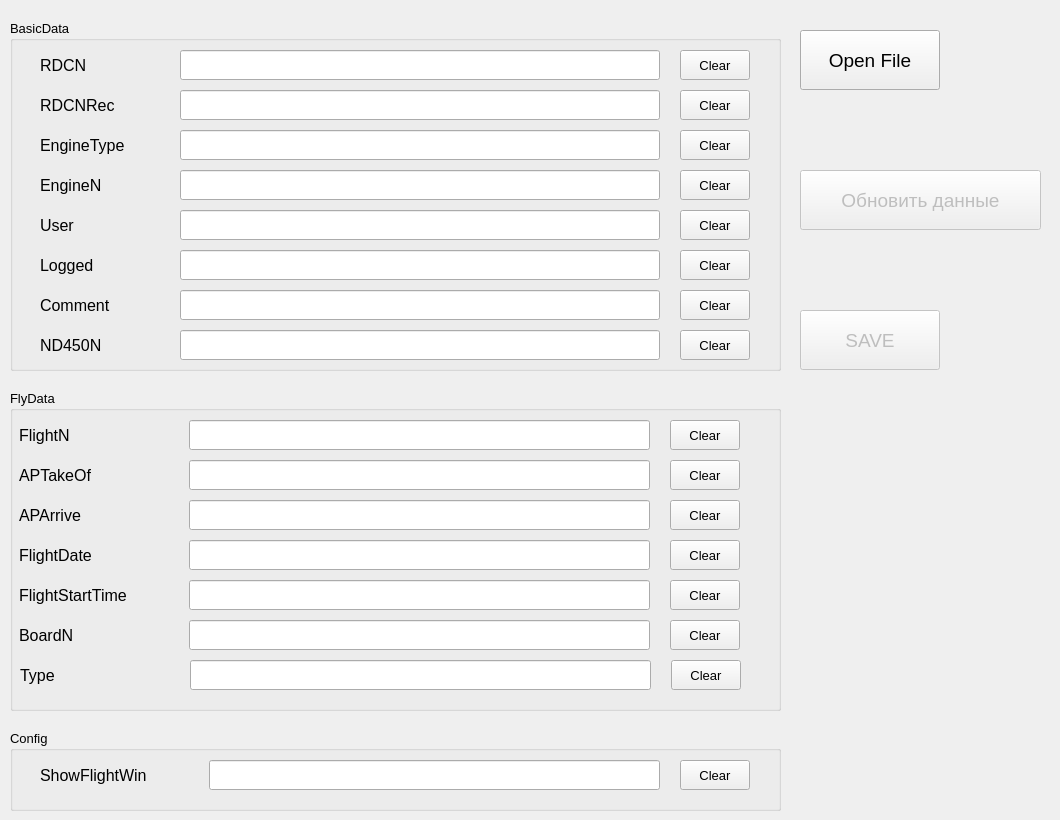
<?xml version="1.0" encoding="UTF-8"?>
<ui version="4.0">
 <class>MainWindow</class>
 <widget class="QMainWindow" name="MainWindow">
  <property name="enabled">
   <bool>true</bool>
  </property>
  <property name="geometry">
   <rect>
    <x>0</x>
    <y>0</y>
    <width>1060</width>
    <height>820</height>
   </rect>
  </property>
  <property name="minimumSize">
   <size>
    <width>1060</width>
    <height>820</height>
   </size>
  </property>
  <property name="maximumSize">
   <size>
    <width>1060</width>
    <height>820</height>
   </size>
  </property>
  <property name="windowTitle">
   <string>RDC450_parser</string>
  </property>
  <widget class="QWidget" name="centralWidget">
   <widget class="QGroupBox" name="BasicData">
    <property name="geometry">
     <rect>
      <x>10</x>
      <y>20</y>
      <width>771</width>
      <height>351</height>
     </rect>
    </property>
    <property name="font">
     <font>
      <pointsize>10</pointsize>
     </font>
    </property>
    <property name="title">
     <string>BasicData</string>
    </property>
    <widget class="QLabel" name="RDCN_label">
     <property name="geometry">
      <rect>
       <x>30</x>
       <y>30</y>
       <width>130</width>
       <height>30</height>
      </rect>
     </property>
     <property name="font">
      <font>
       <pointsize>12</pointsize>
      </font>
     </property>
     <property name="text">
      <string>RDCN</string>
     </property>
    </widget>
    <widget class="QPushButton" name="RDCN_clear_Button">
     <property name="geometry">
      <rect>
       <x>670</x>
       <y>30</y>
       <width>70</width>
       <height>30</height>
      </rect>
     </property>
     <property name="text">
      <string>Clear</string>
     </property>
    </widget>
    <widget class="QLabel" name="RDCNRec_label">
     <property name="geometry">
      <rect>
       <x>30</x>
       <y>70</y>
       <width>130</width>
       <height>30</height>
      </rect>
     </property>
     <property name="font">
      <font>
       <pointsize>12</pointsize>
      </font>
     </property>
     <property name="text">
      <string>RDCNRec</string>
     </property>
    </widget>
    <widget class="QPushButton" name="RDCNRec_clear_Button">
     <property name="geometry">
      <rect>
       <x>670</x>
       <y>70</y>
       <width>70</width>
       <height>30</height>
      </rect>
     </property>
     <property name="text">
      <string>Clear</string>
     </property>
    </widget>
    <widget class="QLineEdit" name="RDCNRec_Edit">
     <property name="geometry">
      <rect>
       <x>170</x>
       <y>70</y>
       <width>480</width>
       <height>30</height>
      </rect>
     </property>
     <property name="font">
      <font>
       <pointsize>12</pointsize>
       <weight>50</weight>
       <bold>false</bold>
      </font>
     </property>
     <property name="text">
      <string/>
     </property>
    </widget>
    <widget class="QLabel" name="EngineType_label">
     <property name="geometry">
      <rect>
       <x>30</x>
       <y>110</y>
       <width>130</width>
       <height>30</height>
      </rect>
     </property>
     <property name="font">
      <font>
       <pointsize>12</pointsize>
      </font>
     </property>
     <property name="text">
      <string>EngineType</string>
     </property>
    </widget>
    <widget class="QPushButton" name="EngineType_clear_Button">
     <property name="geometry">
      <rect>
       <x>670</x>
       <y>110</y>
       <width>70</width>
       <height>30</height>
      </rect>
     </property>
     <property name="text">
      <string>Clear</string>
     </property>
    </widget>
    <widget class="QLineEdit" name="EngineType_Edit">
     <property name="geometry">
      <rect>
       <x>170</x>
       <y>110</y>
       <width>480</width>
       <height>30</height>
      </rect>
     </property>
     <property name="font">
      <font>
       <pointsize>12</pointsize>
       <weight>50</weight>
       <bold>false</bold>
      </font>
     </property>
     <property name="text">
      <string/>
     </property>
    </widget>
    <widget class="QLabel" name="EngineN_label">
     <property name="geometry">
      <rect>
       <x>30</x>
       <y>150</y>
       <width>130</width>
       <height>30</height>
      </rect>
     </property>
     <property name="font">
      <font>
       <pointsize>12</pointsize>
      </font>
     </property>
     <property name="text">
      <string>EngineN</string>
     </property>
    </widget>
    <widget class="QPushButton" name="EngineN_clear_Button">
     <property name="geometry">
      <rect>
       <x>670</x>
       <y>150</y>
       <width>70</width>
       <height>30</height>
      </rect>
     </property>
     <property name="text">
      <string>Clear</string>
     </property>
    </widget>
    <widget class="QLineEdit" name="EngineN_Edit">
     <property name="geometry">
      <rect>
       <x>170</x>
       <y>150</y>
       <width>480</width>
       <height>30</height>
      </rect>
     </property>
     <property name="font">
      <font>
       <pointsize>12</pointsize>
       <weight>50</weight>
       <bold>false</bold>
      </font>
     </property>
     <property name="text">
      <string/>
     </property>
    </widget>
    <widget class="QLabel" name="User_label">
     <property name="geometry">
      <rect>
       <x>30</x>
       <y>190</y>
       <width>130</width>
       <height>30</height>
      </rect>
     </property>
     <property name="font">
      <font>
       <pointsize>12</pointsize>
      </font>
     </property>
     <property name="text">
      <string>User</string>
     </property>
    </widget>
    <widget class="QPushButton" name="User_clear_Button">
     <property name="geometry">
      <rect>
       <x>670</x>
       <y>190</y>
       <width>70</width>
       <height>30</height>
      </rect>
     </property>
     <property name="text">
      <string>Clear</string>
     </property>
    </widget>
    <widget class="QLineEdit" name="User_Edit">
     <property name="geometry">
      <rect>
       <x>170</x>
       <y>190</y>
       <width>480</width>
       <height>30</height>
      </rect>
     </property>
     <property name="font">
      <font>
       <pointsize>12</pointsize>
       <weight>50</weight>
       <bold>false</bold>
      </font>
     </property>
     <property name="text">
      <string/>
     </property>
    </widget>
    <widget class="QLabel" name="Logged_label">
     <property name="geometry">
      <rect>
       <x>30</x>
       <y>230</y>
       <width>130</width>
       <height>30</height>
      </rect>
     </property>
     <property name="font">
      <font>
       <pointsize>12</pointsize>
      </font>
     </property>
     <property name="text">
      <string>Logged</string>
     </property>
    </widget>
    <widget class="QPushButton" name="Logged_clear_Button">
     <property name="geometry">
      <rect>
       <x>670</x>
       <y>230</y>
       <width>70</width>
       <height>30</height>
      </rect>
     </property>
     <property name="text">
      <string>Clear</string>
     </property>
    </widget>
    <widget class="QLineEdit" name="Logged_Edit">
     <property name="geometry">
      <rect>
       <x>170</x>
       <y>230</y>
       <width>480</width>
       <height>30</height>
      </rect>
     </property>
     <property name="font">
      <font>
       <pointsize>12</pointsize>
       <weight>50</weight>
       <bold>false</bold>
      </font>
     </property>
     <property name="text">
      <string/>
     </property>
    </widget>
    <widget class="QLabel" name="Comment_label">
     <property name="geometry">
      <rect>
       <x>30</x>
       <y>270</y>
       <width>130</width>
       <height>30</height>
      </rect>
     </property>
     <property name="font">
      <font>
       <pointsize>12</pointsize>
      </font>
     </property>
     <property name="text">
      <string>Comment</string>
     </property>
    </widget>
    <widget class="QPushButton" name="Comment_clear_Button">
     <property name="geometry">
      <rect>
       <x>670</x>
       <y>270</y>
       <width>70</width>
       <height>30</height>
      </rect>
     </property>
     <property name="text">
      <string>Clear</string>
     </property>
    </widget>
    <widget class="QLineEdit" name="Comment_Edit">
     <property name="geometry">
      <rect>
       <x>170</x>
       <y>270</y>
       <width>480</width>
       <height>30</height>
      </rect>
     </property>
     <property name="font">
      <font>
       <pointsize>12</pointsize>
       <weight>50</weight>
       <bold>false</bold>
      </font>
     </property>
     <property name="text">
      <string/>
     </property>
    </widget>
    <widget class="QLabel" name="ND450N_label">
     <property name="geometry">
      <rect>
       <x>30</x>
       <y>310</y>
       <width>130</width>
       <height>30</height>
      </rect>
     </property>
     <property name="font">
      <font>
       <pointsize>12</pointsize>
      </font>
     </property>
     <property name="text">
      <string>ND450N</string>
     </property>
    </widget>
    <widget class="QPushButton" name="ND450N_clear_Butto">
     <property name="geometry">
      <rect>
       <x>670</x>
       <y>310</y>
       <width>70</width>
       <height>30</height>
      </rect>
     </property>
     <property name="text">
      <string>Clear</string>
     </property>
    </widget>
    <widget class="QLineEdit" name="ND450N_Edit">
     <property name="geometry">
      <rect>
       <x>170</x>
       <y>310</y>
       <width>480</width>
       <height>30</height>
      </rect>
     </property>
     <property name="font">
      <font>
       <pointsize>12</pointsize>
       <weight>50</weight>
       <bold>false</bold>
      </font>
     </property>
     <property name="text">
      <string/>
     </property>
    </widget>
    <widget class="QLineEdit" name="RDCN_Edit">
     <property name="geometry">
      <rect>
       <x>170</x>
       <y>30</y>
       <width>480</width>
       <height>30</height>
      </rect>
     </property>
     <property name="font">
      <font>
       <pointsize>12</pointsize>
       <weight>50</weight>
       <bold>false</bold>
      </font>
     </property>
     <property name="text">
      <string/>
     </property>
    </widget>
   </widget>
   <widget class="QGroupBox" name="FlyData">
    <property name="geometry">
     <rect>
      <x>10</x>
      <y>390</y>
      <width>771</width>
      <height>321</height>
     </rect>
    </property>
    <property name="font">
     <font>
      <pointsize>10</pointsize>
     </font>
    </property>
    <property name="title">
     <string>FlyData</string>
    </property>
    <widget class="QLineEdit" name="FlightN_Edit">
     <property name="geometry">
      <rect>
       <x>179</x>
       <y>30</y>
       <width>461</width>
       <height>30</height>
      </rect>
     </property>
     <property name="font">
      <font>
       <pointsize>12</pointsize>
       <weight>50</weight>
       <bold>false</bold>
      </font>
     </property>
     <property name="text">
      <string/>
     </property>
    </widget>
    <widget class="QPushButton" name="FlightN_clear_Button">
     <property name="geometry">
      <rect>
       <x>660</x>
       <y>30</y>
       <width>70</width>
       <height>30</height>
      </rect>
     </property>
     <property name="text">
      <string>Clear</string>
     </property>
    </widget>
    <widget class="QLabel" name="FlightN_label">
     <property name="geometry">
      <rect>
       <x>9</x>
       <y>30</y>
       <width>170</width>
       <height>30</height>
      </rect>
     </property>
     <property name="font">
      <font>
       <pointsize>12</pointsize>
      </font>
     </property>
     <property name="text">
      <string>FlightN</string>
     </property>
    </widget>
    <widget class="QLineEdit" name="APTakeOf_Edit">
     <property name="geometry">
      <rect>
       <x>179</x>
       <y>70</y>
       <width>461</width>
       <height>30</height>
      </rect>
     </property>
     <property name="font">
      <font>
       <pointsize>12</pointsize>
       <weight>50</weight>
       <bold>false</bold>
      </font>
     </property>
     <property name="text">
      <string/>
     </property>
    </widget>
    <widget class="QLabel" name="APTakeOf_label">
     <property name="geometry">
      <rect>
       <x>9</x>
       <y>70</y>
       <width>170</width>
       <height>30</height>
      </rect>
     </property>
     <property name="font">
      <font>
       <pointsize>12</pointsize>
      </font>
     </property>
     <property name="text">
      <string>APTakeOf</string>
     </property>
    </widget>
    <widget class="QPushButton" name="APTakeOf_clear_Button">
     <property name="geometry">
      <rect>
       <x>660</x>
       <y>70</y>
       <width>70</width>
       <height>30</height>
      </rect>
     </property>
     <property name="text">
      <string>Clear</string>
     </property>
    </widget>
    <widget class="QLineEdit" name="APArrive_Edit">
     <property name="geometry">
      <rect>
       <x>179</x>
       <y>110</y>
       <width>461</width>
       <height>30</height>
      </rect>
     </property>
     <property name="font">
      <font>
       <pointsize>12</pointsize>
       <weight>50</weight>
       <bold>false</bold>
      </font>
     </property>
     <property name="text">
      <string/>
     </property>
    </widget>
    <widget class="QLabel" name="APArrive_label">
     <property name="geometry">
      <rect>
       <x>9</x>
       <y>110</y>
       <width>170</width>
       <height>30</height>
      </rect>
     </property>
     <property name="font">
      <font>
       <pointsize>12</pointsize>
      </font>
     </property>
     <property name="text">
      <string>APArrive</string>
     </property>
    </widget>
    <widget class="QPushButton" name="APArrive_clear_Button">
     <property name="geometry">
      <rect>
       <x>660</x>
       <y>110</y>
       <width>70</width>
       <height>30</height>
      </rect>
     </property>
     <property name="text">
      <string>Clear</string>
     </property>
    </widget>
    <widget class="QLabel" name="FlightStartTime_label">
     <property name="geometry">
      <rect>
       <x>9</x>
       <y>190</y>
       <width>170</width>
       <height>30</height>
      </rect>
     </property>
     <property name="font">
      <font>
       <pointsize>12</pointsize>
      </font>
     </property>
     <property name="text">
      <string>FlightStartTime</string>
     </property>
    </widget>
    <widget class="QLineEdit" name="FlightDate_Edit">
     <property name="geometry">
      <rect>
       <x>179</x>
       <y>150</y>
       <width>461</width>
       <height>30</height>
      </rect>
     </property>
     <property name="font">
      <font>
       <pointsize>12</pointsize>
       <weight>50</weight>
       <bold>false</bold>
      </font>
     </property>
     <property name="text">
      <string/>
     </property>
    </widget>
    <widget class="QPushButton" name="BoardN_clear_Button">
     <property name="geometry">
      <rect>
       <x>660</x>
       <y>230</y>
       <width>70</width>
       <height>30</height>
      </rect>
     </property>
     <property name="text">
      <string>Clear</string>
     </property>
    </widget>
    <widget class="QLineEdit" name="FlightStartTime_Edit">
     <property name="geometry">
      <rect>
       <x>179</x>
       <y>190</y>
       <width>461</width>
       <height>30</height>
      </rect>
     </property>
     <property name="font">
      <font>
       <pointsize>12</pointsize>
       <weight>50</weight>
       <bold>false</bold>
      </font>
     </property>
     <property name="text">
      <string/>
     </property>
    </widget>
    <widget class="QLineEdit" name="BoardN_Edit">
     <property name="geometry">
      <rect>
       <x>179</x>
       <y>230</y>
       <width>461</width>
       <height>30</height>
      </rect>
     </property>
     <property name="font">
      <font>
       <pointsize>12</pointsize>
       <weight>50</weight>
       <bold>false</bold>
      </font>
     </property>
     <property name="text">
      <string/>
     </property>
    </widget>
    <widget class="QLabel" name="FlightDate_label">
     <property name="geometry">
      <rect>
       <x>9</x>
       <y>150</y>
       <width>170</width>
       <height>30</height>
      </rect>
     </property>
     <property name="font">
      <font>
       <pointsize>12</pointsize>
      </font>
     </property>
     <property name="text">
      <string>FlightDate</string>
     </property>
    </widget>
    <widget class="QPushButton" name="FlightStartTime_clear_Button">
     <property name="geometry">
      <rect>
       <x>660</x>
       <y>190</y>
       <width>70</width>
       <height>30</height>
      </rect>
     </property>
     <property name="text">
      <string>Clear</string>
     </property>
    </widget>
    <widget class="QLabel" name="BoardN_label">
     <property name="geometry">
      <rect>
       <x>9</x>
       <y>230</y>
       <width>170</width>
       <height>30</height>
      </rect>
     </property>
     <property name="font">
      <font>
       <pointsize>12</pointsize>
      </font>
     </property>
     <property name="text">
      <string>BoardN</string>
     </property>
    </widget>
    <widget class="QPushButton" name="FlightDate_clear_Button">
     <property name="geometry">
      <rect>
       <x>660</x>
       <y>150</y>
       <width>70</width>
       <height>30</height>
      </rect>
     </property>
     <property name="text">
      <string>Clear</string>
     </property>
    </widget>
    <widget class="QLabel" name="Type_label">
     <property name="geometry">
      <rect>
       <x>10</x>
       <y>270</y>
       <width>170</width>
       <height>30</height>
      </rect>
     </property>
     <property name="font">
      <font>
       <pointsize>12</pointsize>
      </font>
     </property>
     <property name="text">
      <string>Type</string>
     </property>
    </widget>
    <widget class="QPushButton" name="Type_clear_Button">
     <property name="geometry">
      <rect>
       <x>661</x>
       <y>270</y>
       <width>70</width>
       <height>30</height>
      </rect>
     </property>
     <property name="text">
      <string>Clear</string>
     </property>
    </widget>
    <widget class="QLineEdit" name="Type_Edit">
     <property name="geometry">
      <rect>
       <x>180</x>
       <y>270</y>
       <width>461</width>
       <height>30</height>
      </rect>
     </property>
     <property name="font">
      <font>
       <pointsize>12</pointsize>
       <weight>50</weight>
       <bold>false</bold>
      </font>
     </property>
     <property name="text">
      <string/>
     </property>
    </widget>
   </widget>
   <widget class="QGroupBox" name="Config">
    <property name="geometry">
     <rect>
      <x>10</x>
      <y>730</y>
      <width>771</width>
      <height>81</height>
     </rect>
    </property>
    <property name="font">
     <font>
      <pointsize>10</pointsize>
     </font>
    </property>
    <property name="title">
     <string>Config</string>
    </property>
    <widget class="QPushButton" name="ShowFlightWin_clear_Button">
     <property name="geometry">
      <rect>
       <x>670</x>
       <y>30</y>
       <width>70</width>
       <height>30</height>
      </rect>
     </property>
     <property name="text">
      <string>Clear</string>
     </property>
    </widget>
    <widget class="QLabel" name="ShowFlightWin_label">
     <property name="geometry">
      <rect>
       <x>30</x>
       <y>30</y>
       <width>160</width>
       <height>30</height>
      </rect>
     </property>
     <property name="font">
      <font>
       <pointsize>12</pointsize>
      </font>
     </property>
     <property name="text">
      <string>ShowFlightWin</string>
     </property>
    </widget>
    <widget class="QLineEdit" name="ShowFlightWin_Edit">
     <property name="geometry">
      <rect>
       <x>199</x>
       <y>30</y>
       <width>451</width>
       <height>30</height>
      </rect>
     </property>
     <property name="font">
      <font>
       <pointsize>12</pointsize>
       <weight>50</weight>
       <bold>false</bold>
      </font>
     </property>
     <property name="text">
      <string/>
     </property>
    </widget>
   </widget>
   <widget class="QPushButton" name="Save_Button">
    <property name="enabled">
     <bool>false</bool>
    </property>
    <property name="geometry">
     <rect>
      <x>800</x>
      <y>310</y>
      <width>140</width>
      <height>60</height>
     </rect>
    </property>
    <property name="font">
     <font>
      <pointsize>14</pointsize>
     </font>
    </property>
    <property name="acceptDrops">
     <bool>false</bool>
    </property>
    <property name="autoFillBackground">
     <bool>false</bool>
    </property>
    <property name="text">
     <string>SAVE</string>
    </property>
    <property name="autoDefault">
     <bool>false</bool>
    </property>
    <property name="default">
     <bool>false</bool>
    </property>
    <property name="flat">
     <bool>false</bool>
    </property>
   </widget>
   <widget class="QPushButton" name="OpenFile_Button">
    <property name="geometry">
     <rect>
      <x>800</x>
      <y>30</y>
      <width>140</width>
      <height>60</height>
     </rect>
    </property>
    <property name="font">
     <font>
      <pointsize>14</pointsize>
     </font>
    </property>
    <property name="text">
     <string>Open File</string>
    </property>
   </widget>
   <widget class="QPushButton" name="UpdateData_Button">
    <property name="enabled">
     <bool>false</bool>
    </property>
    <property name="geometry">
     <rect>
      <x>800</x>
      <y>170</y>
      <width>241</width>
      <height>60</height>
     </rect>
    </property>
    <property name="font">
     <font>
      <pointsize>14</pointsize>
     </font>
    </property>
    <property name="text">
     <string>Обновить данные</string>
    </property>
   </widget>
  </widget>
 </widget>
 <layoutdefault spacing="6" margin="11"/>
 <resources/>
 <connections>
  <connection>
   <sender>ND450N_clear_Butto</sender>
   <signal>clicked()</signal>
   <receiver>ND450N_Edit</receiver>
   <slot>clear()</slot>
   <hints>
    <hint type="sourcelabel">
     <x>689</x>
     <y>387</y>
    </hint>
    <hint type="destinationlabel">
     <x>617</x>
     <y>385</y>
    </hint>
   </hints>
  </connection>
  <connection>
   <sender>Comment_clear_Button</sender>
   <signal>clicked()</signal>
   <receiver>Comment_Edit</receiver>
   <slot>clear()</slot>
   <hints>
    <hint type="sourcelabel">
     <x>695</x>
     <y>342</y>
    </hint>
    <hint type="destinationlabel">
     <x>569</x>
     <y>345</y>
    </hint>
   </hints>
  </connection>
  <connection>
   <sender>Logged_clear_Button</sender>
   <signal>clicked()</signal>
   <receiver>Logged_Edit</receiver>
   <slot>clear()</slot>
   <hints>
    <hint type="sourcelabel">
     <x>704</x>
     <y>301</y>
    </hint>
    <hint type="destinationlabel">
     <x>630</x>
     <y>305</y>
    </hint>
   </hints>
  </connection>
  <connection>
   <sender>User_clear_Button</sender>
   <signal>clicked()</signal>
   <receiver>User_Edit</receiver>
   <slot>clear()</slot>
   <hints>
    <hint type="sourcelabel">
     <x>719</x>
     <y>261</y>
    </hint>
    <hint type="destinationlabel">
     <x>557</x>
     <y>265</y>
    </hint>
   </hints>
  </connection>
  <connection>
   <sender>EngineN_clear_Button</sender>
   <signal>clicked()</signal>
   <receiver>EngineN_Edit</receiver>
   <slot>clear()</slot>
   <hints>
    <hint type="sourcelabel">
     <x>706</x>
     <y>223</y>
    </hint>
    <hint type="destinationlabel">
     <x>605</x>
     <y>224</y>
    </hint>
   </hints>
  </connection>
  <connection>
   <sender>RDCNRec_clear_Button</sender>
   <signal>clicked()</signal>
   <receiver>RDCNRec_Edit</receiver>
   <slot>clear()</slot>
   <hints>
    <hint type="sourcelabel">
     <x>703</x>
     <y>142</y>
    </hint>
    <hint type="destinationlabel">
     <x>544</x>
     <y>145</y>
    </hint>
   </hints>
  </connection>
  <connection>
   <sender>RDCN_clear_Button</sender>
   <signal>clicked()</signal>
   <receiver>RDCN_Edit</receiver>
   <slot>clear()</slot>
   <hints>
    <hint type="sourcelabel">
     <x>704</x>
     <y>106</y>
    </hint>
    <hint type="destinationlabel">
     <x>564</x>
     <y>105</y>
    </hint>
   </hints>
  </connection>
  <connection>
   <sender>Type_clear_Button</sender>
   <signal>clicked()</signal>
   <receiver>Type_Edit</receiver>
   <slot>clear()</slot>
   <hints>
    <hint type="sourcelabel">
     <x>695</x>
     <y>712</y>
    </hint>
    <hint type="destinationlabel">
     <x>553</x>
     <y>714</y>
    </hint>
   </hints>
  </connection>
  <connection>
   <sender>BoardN_clear_Button</sender>
   <signal>clicked()</signal>
   <receiver>BoardN_Edit</receiver>
   <slot>clear()</slot>
   <hints>
    <hint type="sourcelabel">
     <x>695</x>
     <y>672</y>
    </hint>
    <hint type="destinationlabel">
     <x>513</x>
     <y>676</y>
    </hint>
   </hints>
  </connection>
  <connection>
   <sender>FlightStartTime_clear_Button</sender>
   <signal>clicked(bool)</signal>
   <receiver>FlightStartTime_Edit</receiver>
   <slot>clear()</slot>
   <hints>
    <hint type="sourcelabel">
     <x>690</x>
     <y>635</y>
    </hint>
    <hint type="destinationlabel">
     <x>567</x>
     <y>636</y>
    </hint>
   </hints>
  </connection>
  <connection>
   <sender>FlightDate_clear_Button</sender>
   <signal>clicked()</signal>
   <receiver>FlightDate_Edit</receiver>
   <slot>clear()</slot>
   <hints>
    <hint type="sourcelabel">
     <x>696</x>
     <y>590</y>
    </hint>
    <hint type="destinationlabel">
     <x>599</x>
     <y>596</y>
    </hint>
   </hints>
  </connection>
  <connection>
   <sender>APArrive_clear_Button</sender>
   <signal>clicked()</signal>
   <receiver>APArrive_Edit</receiver>
   <slot>clear()</slot>
   <hints>
    <hint type="sourcelabel">
     <x>677</x>
     <y>551</y>
    </hint>
    <hint type="destinationlabel">
     <x>517</x>
     <y>556</y>
    </hint>
   </hints>
  </connection>
  <connection>
   <sender>APTakeOf_clear_Button</sender>
   <signal>clicked()</signal>
   <receiver>APTakeOf_Edit</receiver>
   <slot>clear()</slot>
   <hints>
    <hint type="sourcelabel">
     <x>689</x>
     <y>512</y>
    </hint>
    <hint type="destinationlabel">
     <x>565</x>
     <y>515</y>
    </hint>
   </hints>
  </connection>
  <connection>
   <sender>FlightN_clear_Button</sender>
   <signal>clicked()</signal>
   <receiver>FlightN_Edit</receiver>
   <slot>clear()</slot>
   <hints>
    <hint type="sourcelabel">
     <x>701</x>
     <y>467</y>
    </hint>
    <hint type="destinationlabel">
     <x>576</x>
     <y>475</y>
    </hint>
   </hints>
  </connection>
  <connection>
   <sender>ShowFlightWin_clear_Button</sender>
   <signal>clicked()</signal>
   <receiver>ShowFlightWin_Edit</receiver>
   <slot>clear()</slot>
   <hints>
    <hint type="sourcelabel">
     <x>697</x>
     <y>815</y>
    </hint>
    <hint type="destinationlabel">
     <x>620</x>
     <y>815</y>
    </hint>
   </hints>
  </connection>
  <connection>
   <sender>EngineType_clear_Button</sender>
   <signal>clicked()</signal>
   <receiver>EngineType_Edit</receiver>
   <slot>clear()</slot>
   <hints>
    <hint type="sourcelabel">
     <x>704</x>
     <y>184</y>
    </hint>
    <hint type="destinationlabel">
     <x>569</x>
     <y>185</y>
    </hint>
   </hints>
  </connection>
 </connections>
</ui>
